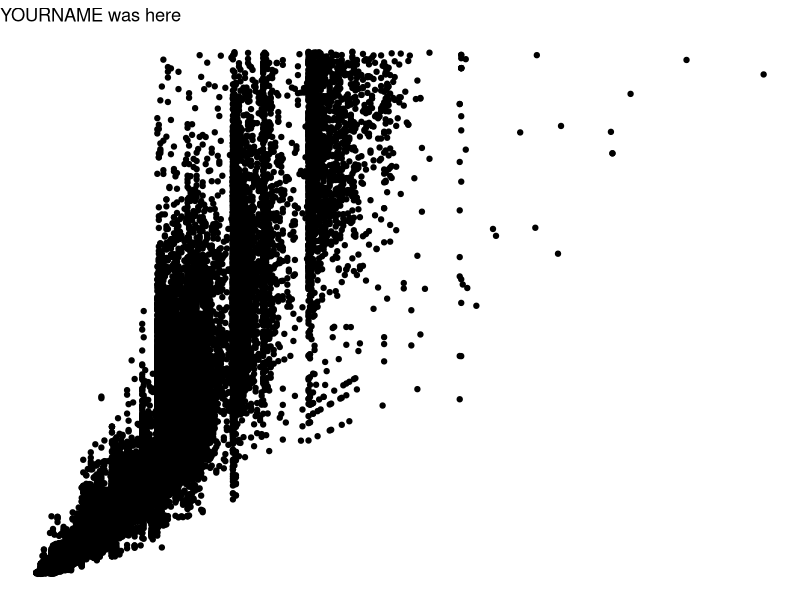
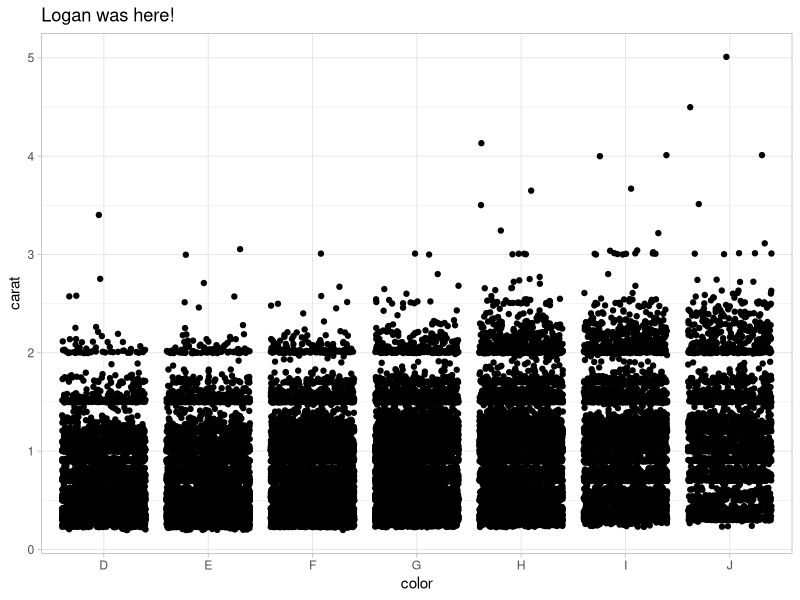
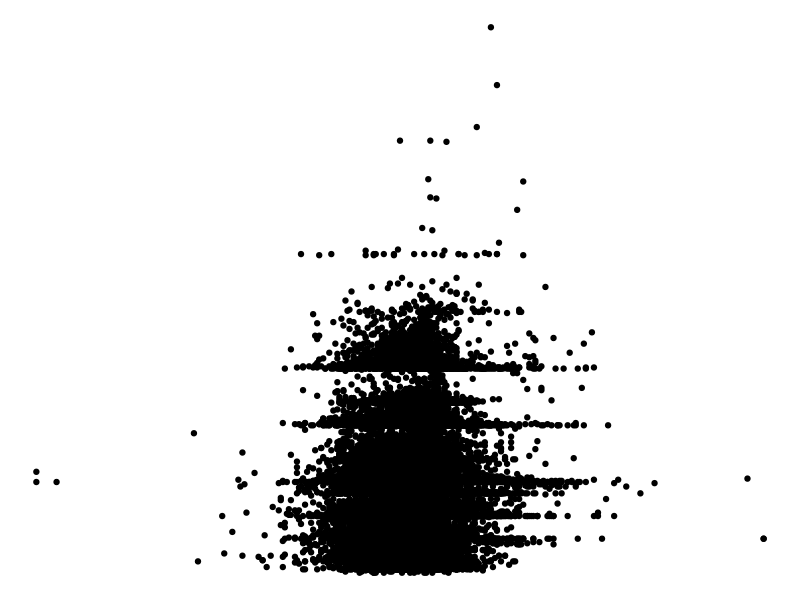

These figures' R source, in order:
## ---- chunk 1
knitr::opts_chunk$set(echo = TRUE)
library(tidyverse)
## ---- chunk 2
# Partner 1: 
# Run the code below to see the original graph
# Change the code below to make the point color change based on 'cut', and update the theme to theme_bw(). Update the title to include your first name. 

ggplot(data = diamonds, aes(x = carat, y = price)) +
  geom_point() +
  theme_void() +
  labs(title = "YOURNAME was here")
## ---- chunk 3
# Partner 2: 
# Run the code below to see the original graph
# Change the code below to make the geom a geom_jitter, and update the theme to theme_light. Update the title to include your first name. 

ggplot(data = diamonds, aes(x = color, y = carat)) +
  geom_jitter() +
  theme_light() +
  labs(title = "Logan was here!")
## ---- chunk 4
ggplot(data = diamonds, aes(x = depth, y = carat)) +
  geom_point() +
  theme_void()
## ---- chunk 5

